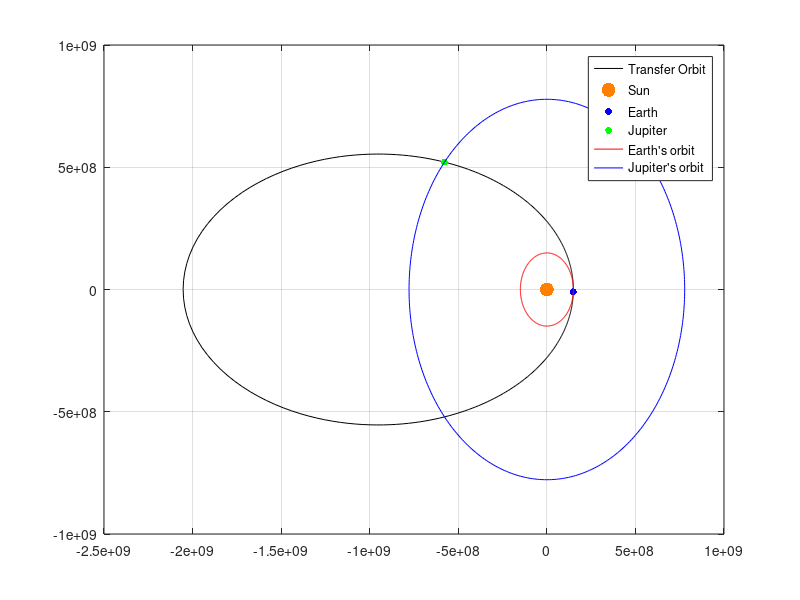
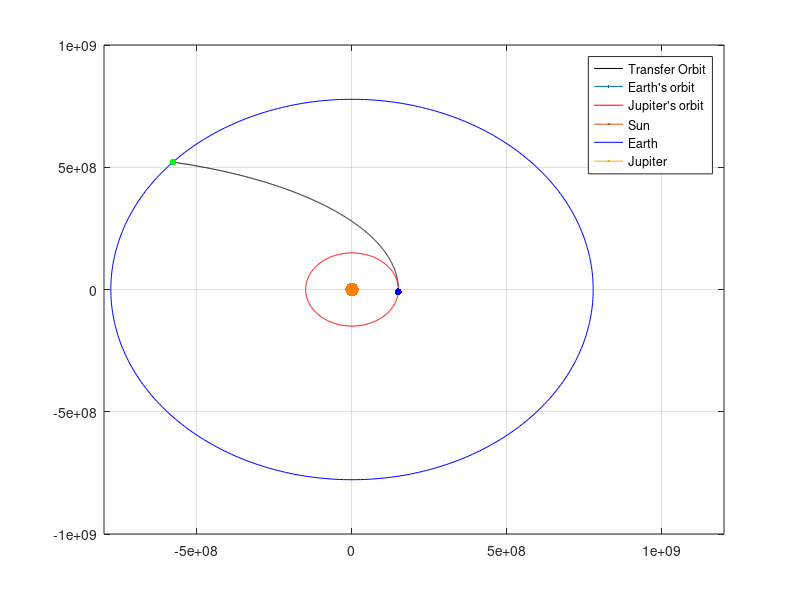

Write MATLAB code to recreate these figures, in order.
clc
clear
close all

h = 6.080792635971896e+09;
mu = 1.327e11;
e = 0.864294954010606;
theta = 0:1:360;
theta_t = (360-356.4033):0.1:137.9554;

r = ((h*h/mu)./(1+e*cosd(theta)));
r_t = ((h*h/mu)./(1+e*cosd(theta_t)));

r_vec = r .* [cosd(theta);sind(theta)];
r_vec_t = r_t .* [cosd(theta_t);sind(theta_t)];

theta1 = 356.4033;
theta2 = 137.9554;
R1 = 149.6e6;       % Distance to Earth from Sun (km)
R2 = 778e6;         % Distance to Jupiter from Sun (km)

figure
plot(r_vec(1,:),r_vec(2,:),"k");
hold on
scatter(0, 0, 100, 'filled', 'MarkerFaceColor', [255,128,0]/255);
scatter(R1*cosd(theta1),R1*sind(theta1),25, 'filled', 'MarkerFaceColor', [0,0,255]/255);
scatter(R2*cosd(theta2),R2*sind(theta2),25, 'filled', 'MarkerFaceColor', [0,255,0]/255);
plot(R1*cosd(theta),R1*sind(theta),"r");
plot(R2*cosd(theta),R2*sind(theta),"b");
hold off
legend("Transfer Orbit", "Sun","Earth","Jupiter","Earth's orbit", "Jupiter's orbit");
grid on

figure
plot(r_vec_t(1,:),r_vec_t(2,:),"k",LineWidth=1);
hold on
plot(R1*cosd(theta),R1*sind(theta),"r", LineWidth=1);
plot(R2*cosd(theta),R2*sind(theta),"b",LineWidth=1);
scatter(0, 0, 100, 'filled', 'MarkerFaceColor', [255,128,0]/255);
scatter(R1*cosd(theta1),R1*sind(theta1),25, 'filled', 'MarkerFaceColor', [0,0,255]/255);
scatter(R2*cosd(theta2),R2*sind(theta2),25, 'filled', 'MarkerFaceColor', [0,255,0]/255);
hold off
legend("Transfer Orbit", "Earth's orbit","Jupiter's orbit","Sun","Earth", "Jupiter");
grid on
xlim([-8e8 12e8]);


% From the plot:
%       periapsis: 149463000
%       apoapsis: 2053310000










